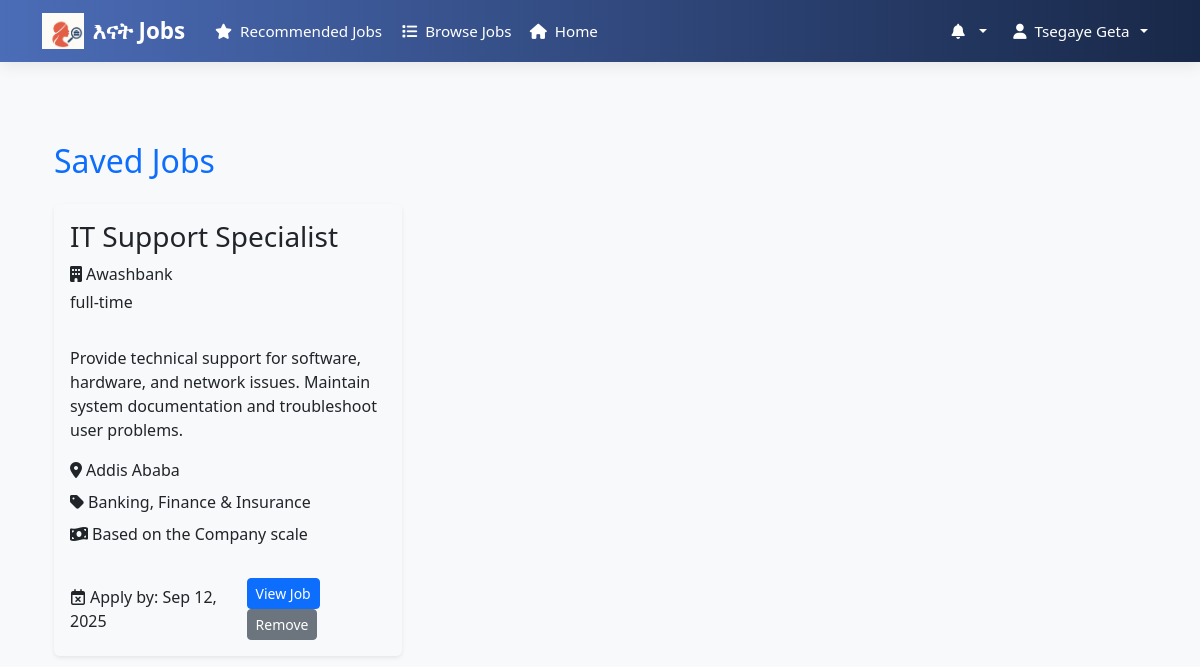
Before: /saved_jobs/ (signed in) with the older database file.
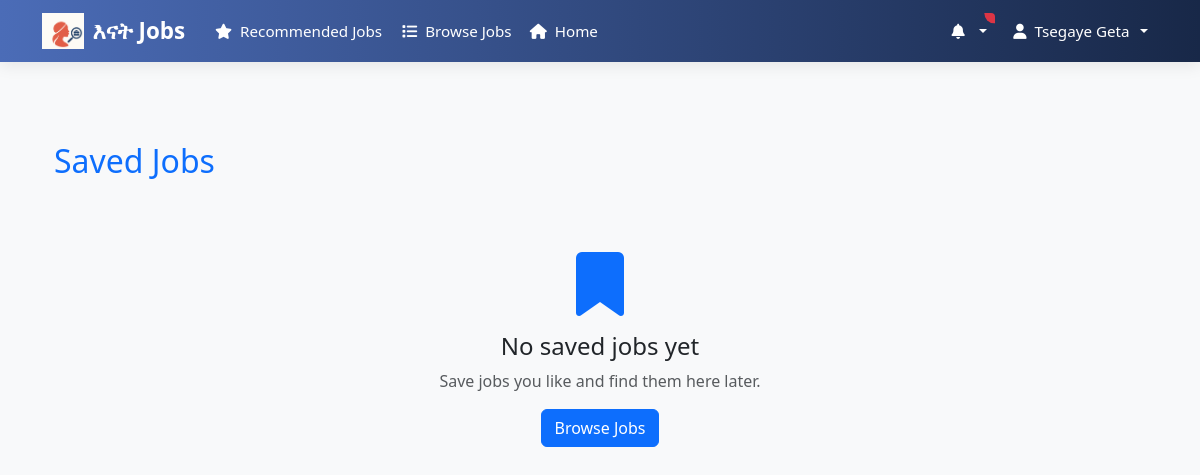
After: the same page with the newer database file.
### job/models.py (models this page shows, shortened)
class SavedJob(models.Model):
    user = models.ForeignKey(User, on_delete=models.CASCADE)
    job = models.ForeignKey(Job, on_delete=models.CASCADE)
    saved_on = models.DateTimeField(auto_now_add=True)
    class Meta:
        unique_together = ('user', 'job')

class Job(models.Model):
    employer = models.ForeignKey(EmployerProfile, on_delete=models.CASCADE)
    title = models.CharField(max_length=255)
    description = models.TextField()
    category = models.ForeignKey(JobCategory, on_delete=models.SET_NULL, null=True)
    required_skills = models.ManyToManyField("Skill", blank=True)
    location = models.CharField(max_length=255)
    job_type = models.CharField(max_length=50, choices=[('full-time','Full-time'),('part-time','Part-time'),('internship','Internship')])
    salary_range = models.CharField(max_length=50, blank=True)
    posted_on = models.DateTimeField(auto_now_add=True)
    deadline = models.DateField()
    is_active = models.BooleanField(default=True)  # 👈 new field

class EmployerProfile(models.Model):
    user = models.OneToOneField(User, on_delete=models.CASCADE)
    comapany_name = models.CharField(max_length=255)
    website = models.URLField(blank=True, null=True)
    About_company = models.TextField(blank=True, null=True)
    contact_phone = models.CharField(max_length=15, blank=True, null=True)
    contact_email = models.EmailField(blank=True, null=True)
    address = models.CharField(max_length=255, blank=True, null=True)
    logo = models.ImageField(upload_to='company_logos/', blank=True, null=True)
    linkedin_url = models.URLField(blank=True, null=True)
    twitter_url = models.URLField(blank=True, null=True)
    facebook_url = models.URLField(blank=True, null=True)

class User(AbstractUser):
    is_employer = models.BooleanField(default=False)
    is_job_seeker = models.BooleanField(default=False)
    phone_number = models.CharField(max_length=15, blank=True, null=True)
    groups = models.ManyToManyField(
        'auth.Group',
        related_name='job_user_groups',  # Add this
        blank=True,
        help_text='The groups this user belongs to.',
        verbose_name='groups'
    )
    user_permissions = models.ManyToManyField(
        'auth.Permission',
        related_name='job_user_permissions',  # Add this
        blank=True,
        help_text='Specific permissions for this user.',
        verbose_name='user permissions'
    )

class JobCategory(models.Model):
    name = models.CharField(max_length=100)

### job/views.py (the view)
# urls.py: path('saved_jobs/',views.saved_jobs, name='saved_jobs'),
@role_required('job_seeker')
def saved_jobs(request):
    saved_jobs_list = SavedJob.objects.filter(
        user=request.user,
        job__isnull=False  # ensures the job still exists
    ).select_related('job', 'job__employer', 'job__category')
    context = {
        'saved_jobs': saved_jobs_list
    }
    return render(request, 'job/saved_jobs.html', context)

### job/context_processors.py (called while the page is built)
def notifications(request):
    if request.user.is_authenticated:
        all_notifications = request.user.notifications_received.order_by('-created_at')
        return {
            'notifications': all_notifications
        }
    return {}

def notification_count(request):
    if request.user.is_authenticated:
        count = Notification.objects.filter(recipient=request.user, is_read=False).count()
        return {'notifications_unread_count': count}
    return {'notifications_unread_count': 0}

### job/templates/job/saved_jobs.html
{% extends 'seeker_base.html' %}
{% block content %}
<div class="container py-5">
    <h2 class="mb-4 text-primary">Saved Jobs</h2>
    {% if saved_jobs %}
    <div class="row">
        {% for saved in saved_jobs %}
        <div class="col-lg-4 col-md-6 mb-4">
            <div class="job-card shadow-sm border-0 rounded">
                <div class="job-card-header p-3">
                    <h3 class="job-title">{{ saved.job.title }}</h3>
                    <p class="job-company mb-1">
                        <i class="fas fa-building me-1"></i>{{ saved.job.employer.user.username|title }}
                    </p>
                    <span class="job-type">{{ saved.job.job_type }}</span>
                </div>
                <div class="job-card-body p-3">
                    <p class="job-description">{{ saved.job.description|truncatechars:150 }}</p>
                    <div class="job-meta d-flex flex-wrap gap-2">
                        <div class="job-meta-item">
                            <i class="fas fa-map-marker-alt me-1"></i>{{ saved.job.location }}
                        </div>
                        <div class="job-meta-item">
                            <i class="fas fa-tag me-1"></i>{{ saved.job.category.name }}
                        </div>
                        <div class="job-meta-item">
                            <i class="fas fa-money-bill-wave me-1"></i>{{ saved.job.salary_range }}
                        </div>
                    </div>
                </div>
                <div class="job-card-footer p-3 d-flex justify-content-between align-items-center">
                    <span class="job-deadline">
                        <i class="far fa-calendar-times me-1"></i>Apply by: {{ saved.job.deadline|date:"M d, Y" }}
                    </span>
                    <div class="job-actions">
                        <a href="{% url 'view_jobdetail' saved.job.id %}" class="btn btn-primary btn-sm">
                            View Job
                        </a>
                        <a href="{% url 'toggle_save_job' saved.job.id %}" class="btn btn-secondary btn-sm">
                            Remove
                        </a>
                    </div>
                </div>
            </div>
        </div>
        {% endfor %}
    </div>
    {% else %}
    <div class="text-center py-5">
        <i class="fas fa-bookmark fa-4x mb-3 text-primary"></i>
        <h4 class="mb-2">No saved jobs yet</h4>
        <p class="text-muted">Save jobs you like and find them here later.</p>
        <a href="{% url 'browse_jobs' %}" class="btn btn-primary">
            Browse Jobs
        </a>
    </div>
    {% endif %}
</div>
{% endblock %}

Changed rows visible on the page:
removed SavedJob: job "IT Support Specialist", job.employer.user.username "Awashbank", job.job_type "full-time", job.description "Provide technical support for software, hardware, and network issues. Maintain system documentation and troubleshoot user problems.", job.location "Addis Ababa", job.category.name "Banking, Finance & Insurance", job.salary_range "Based on the Company scale", job.deadline "Sep 12, 2025"
Other visible differences:
text now shown: "No saved jobs yet Save jobs you like and find them here later. Browse Jobs"
